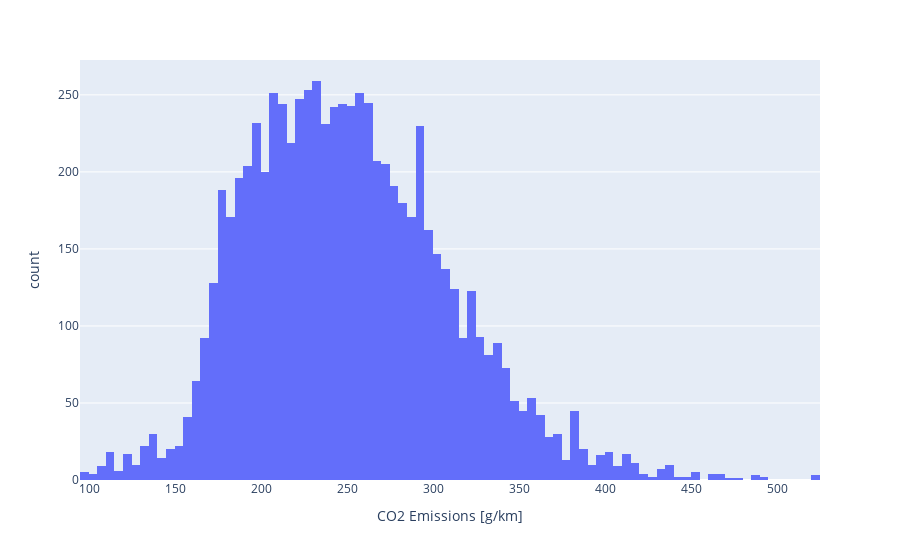

Notebook cell for this chart:
### Code cell
# Histogram
fig = px.histogram(df, x='CO2 Emissions [g/km]')
fig.show()

### Figure 1 — Plotly figure (JSON) as saved in the notebook; plotly's stock layout.template omitted (floating-point values rounded to 4 significant figures; data arrays with more than 128 entries replaced by an {"elided": "..."} marker saying what was removed)
{"data": [{"alignmentgroup": "True", "bingroup": "x", "hovertemplate": "CO2 Emissions [g/km]=%{x}<br>count=%{y}<extra></extra>", "legendgroup": "", "marker": {"color": "#636efa", "pattern": {"shape": ""}}, "name": "", "offsetgroup": "", "orientation": "v", "showlegend": false, "type": "histogram", "x": {"elided": "7385 int values"}, "xaxis": "x", "yaxis": "y"}], "layout": {"barmode": "relative", "legend": {"tracegroupgap": 0}, "margin": {"t": 60}, "xaxis": {"anchor": "y", "domain": [0, 1], "title": {"text": "CO2 Emissions [g/km]"}}, "yaxis": {"anchor": "x", "domain": [0, 1], "title": {"text": "count"}}}}
